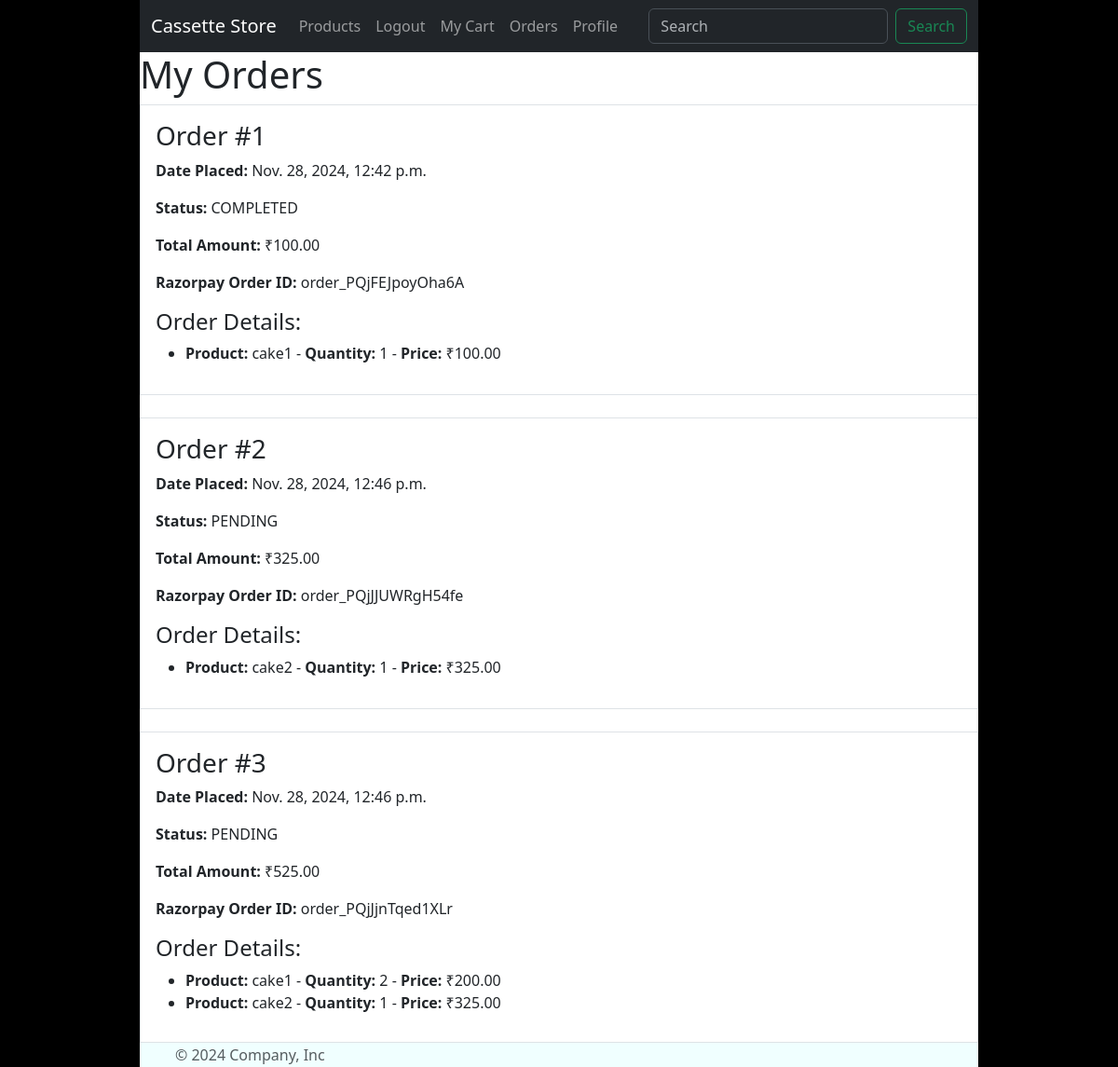
Screenshot of /order_history/ (signed in) with the database file from the repository.
### orders/models.py (models this page shows, shortened)
class Order(models.Model):
    user = models.ForeignKey(User, on_delete=models.CASCADE)
    order_date = models.DateTimeField(auto_now_add=True)
    total_amount = models.DecimalField(max_digits=10, decimal_places=2)
    status = models.CharField(max_length=20, choices=[('PENDING','Pending'),('COMPLETED','Completed')])
    razorpay_order_id = models.CharField(max_length=255)

class OrderDetails(models.Model):
    order = models.ForeignKey(Order, related_name="order_details", on_delete=models.CASCADE)
    order_item = models.ForeignKey(Product, on_delete=models.CASCADE)
    quantity = models.PositiveIntegerField()
    price = models.DecimalField(max_digits=10, decimal_places=2)

### myapp/models.py (models this page shows, shortened)
class Product(models.Model):
    name = models.CharField(max_length=100) # becomes varchar
    price = models.PositiveIntegerField() # becomes unsigned int
    description = models.TextField() # becomes long or medium text
    stock = models.PositiveIntegerField(default=1)
    created_at =  models.DateTimeField(auto_now_add=True) # stores the curdatetime() in a datetime field
    pic = models.ImageField(upload_to="products/", null = True)

### orders/views.py (the view)
# urls.py: path('order_history/', views.order_history, name='order_history'),
def order_history(request):
    if not request.user.is_authenticated:
        return redirect('login')
    orders = Order.objects.filter(user=request.user).prefetch_related('order_details')
    context =  {
        'orders': orders
        }
    return render(request, 'order_history.html', context)

### orders/templates/order_history.html (shortened to what this page needs)
{% extends 'base.html' %}
{% load static %}
{% block content %}
<h1>My Orders</h1>
{% if orders %}
    {% for order in orders %}
        <div class="order-card mb-4 border p-3">
            <h3>Order #{{ order.id }}</h3>
            <p><strong>Date Placed:</strong> {{ order.order_date }}</p>
            <p><strong>Status:</strong> {{ order.status }}</p>
            <p><strong>Total Amount:</strong> ₹{{ order.total_amount }}</p>
            <p><strong>Razorpay Order ID:</strong> {{ order.razorpay_order_id }}</p>
            <h4>Order Details:</h4>
            <ul>
                {% for item in order.order_details.all %}
                    <li>
                        <strong>Product:</strong> {{ item.order_item.name }} -
                        <strong>Quantity:</strong> {{ item.quantity }} -
                        <strong>Price:</strong> ₹{{ item.price }}
                    </li>
                {% endfor %}
            </ul>
        </div>
    {% endfor %}
{% else %}
    <p>No orders found!</p>
{% endif %}
{% endblock %}

### static/css/style.css (style rules this page uses)
* { padding: 0; margin: 0; box-sizing: border-box; }
html { background-color: rgb(0, 0, 0); }

### rows the page displays
Order: id "1", order_date "Nov. 28, 2024, 12:42 p.m.", status "COMPLETED", total_amount "100.00", razorpay_order_id "order_PQjFEJpoyOha6A"
OrderDetails: order_item.name "cake1", quantity "1", price "100.00"
Order: id "2", order_date "Nov. 28, 2024, 12:46 p.m.", status "PENDING", total_amount "325.00", razorpay_order_id "order_PQjJJUWRgH54fe"
OrderDetails: order_item.name "cake2", quantity "1", price "325.00"
Order: id "3", order_date "Nov. 28, 2024, 12:46 p.m.", status "PENDING", total_amount "525.00", razorpay_order_id "order_PQjJjnTqed1XLr"
OrderDetails: order_item.name "cake1", quantity "2", price "200.00"
OrderDetails: order_item.name "cake2", quantity "1", price "325.00"
